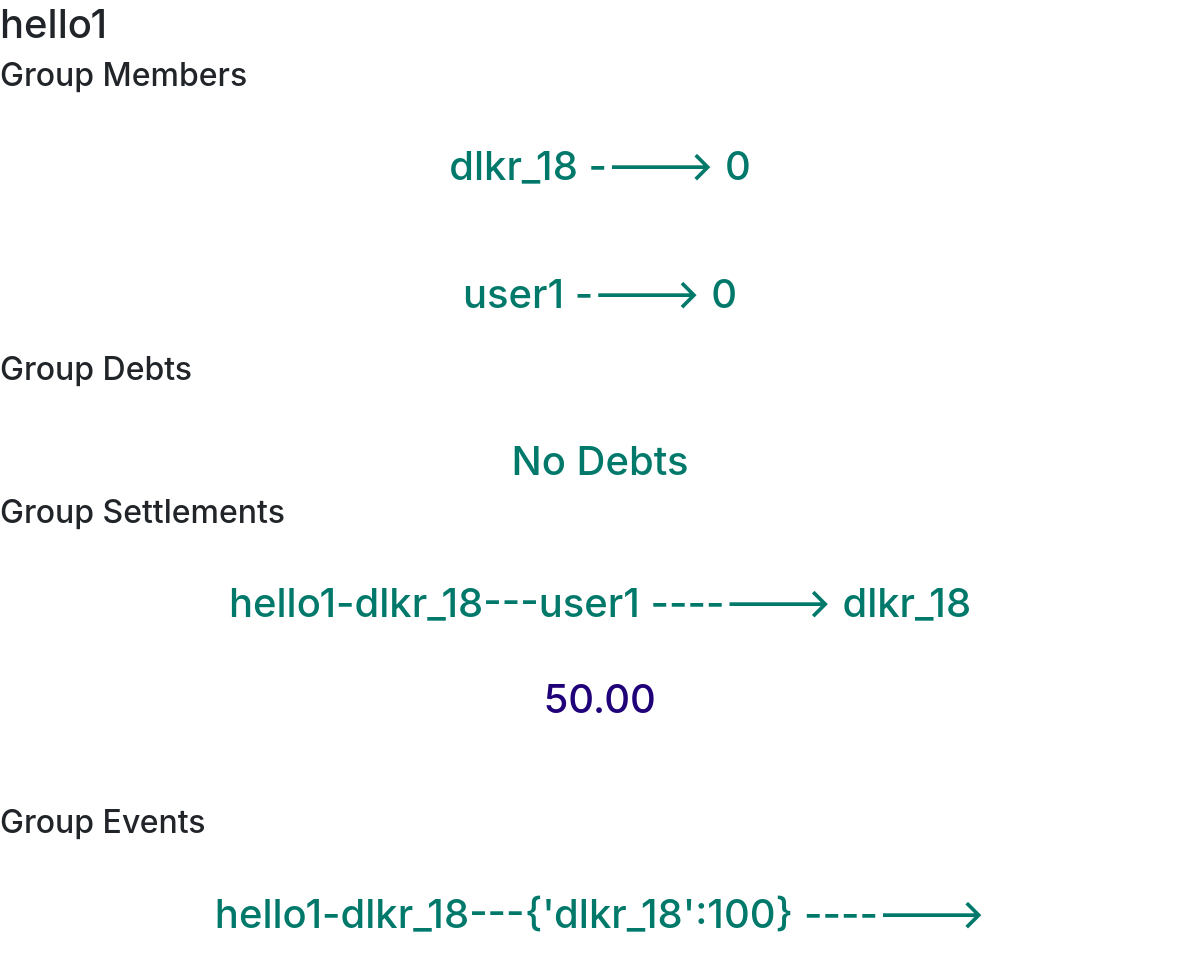
The page /core/groupInfo/36 on the database its author committed.
### core/models.py (models this page shows, shortened)
class Group(models.Model):
    groupName = models.CharField(max_length=128)
    groupAdmin = models.ForeignKey(settings.AUTH_USER_MODEL,default=1,on_delete=models.CASCADE)
    member = models.ForeignKey(User,on_delete=models.CASCADE, related_name="member")

class settlement(models.Model):
    groupName = models.CharField(max_length=128)
    groupAdmin = models.ForeignKey(User,on_delete=models.CASCADE, related_name="SettleAdmin",default=1)
    user1 = models.ForeignKey(User,on_delete=models.CASCADE, related_name="user1settlement")
    user2 = models.ForeignKey(User,on_delete=models.CASCADE, related_name="user2settlement")
    amount = models.DecimalField(max_digits=15, decimal_places=2)
    done_at = models.DateTimeField(auto_now_add=True)

class Event(models.Model):
    groupName = models.CharField(max_length=128)
    groupAdmin = models.ForeignKey(User,on_delete=models.CASCADE, related_name="EventAdmin",default=1)
    created_by = models.ForeignKey(settings.AUTH_USER_MODEL,default=1,on_delete=models.CASCADE)
    payers = models.CharField(max_length=256)
    bearers = models.CharField(max_length=256)
    description = models.CharField(max_length=256)
    created_at = models.DateTimeField(auto_now_add=True)
    eventType = models.CharField(max_length=9,choices=EVENT_TYPE_CHOICES,default="equal")

### core/views.py (the view)
# urls.py: path('groupInfo/<pk>',views.groupInfo, name='groupInfo'),
def groupInfo(request,pk):
    group = Group.objects.get(id = pk)
    group_name = group.groupName
    group_admin = group.groupAdmin
    members  = []
    members.append(group_admin)
    member_objects = Group.objects.filter(groupName = group_name,groupAdmin = group_admin)
    for mem in member_objects:
        members.append(mem.member)
    group_debts = Debt.objects.filter(groupName = group_name,groupAdmin = group_admin)
    group_personal_debts = {}
    for member in members:
        total=0
        person_debts_as_user1 = Debt.objects.filter(groupName = group_name,groupAdmin = group_admin,user1=member)
        person_debts_as_user2 =Debt.objects.filter(groupName = group_name,groupAdmin = group_admin,user2=member)
        for debt in person_debts_as_user1:
            total=total-float(debt.amount)
        for debt in person_debts_as_user2:
            total=total+float(debt.amount)
        group_personal_debts[member.username] = total
    group_settlements = settlement.objects.filter(groupName = group_name,groupAdmin = group_admin)
    group_events = Event.objects.filter(groupName = group_name,groupAdmin = group_admin)
    return render(request,'core/groupInfo.html',{'group_name':group_name,'group_admin':group_admin,'members':members,'group_personal_debts':group_personal_debts,'group_debts':group_debts,'group_settlements':group_settlements,'group_events':group_events})

### core/templates/core/groupInfo.html (shortened to what this page needs)
{% extends 'core/base_user.html' %}
{% block content %}
    <h1>{{group_name}}</h1>
    <h2>Group Members</h2>
    {%if members%}
    {% for key, value in group_personal_debts.items %}
        <h1 class='mt-5' style="text-align:center; color:#00796b;">{{key}} ----> {{ value }}</h1>
          <br>
          {% endfor %}
          {%else%}
           <h1 class='mt-5' style="text-align:center; color:#00796b;" >No Members</h1>
    {%endif%}
    <h2> Group Debts </h2>
    {%if group_debts%}
        {% for debt in group_debts %}
        <h1 class='mt-5' style="text-align:center; color:#00796b;">{{debt.groupName}}-{{debt.groupAdmin.username}}---{{debt.user1.username}} -------> {{debt.user2.username}} </h1>
        {%if debt.amount > 0%}
        <h1 class='mt-5' style="text-align:center; color:#200079;">{{debt.amount}}</h1>
        {%else%}
        <h1 class='mt-5' style="text-align:center; color:#ce3434;">{{debt.amount}}</h1>
        {%endif%}
        <a href="{% url 'core:settle' debt.pk %}" class='btn btn-success btn-sm '>Pay</a>
          <br><br><br>
          {% endfor %}
          {%else%}
           <h1 class='mt-5' style="text-align:center; color:#00796b;" >No Debts</h1>
    {%endif%}
    <h2>Group Settlements</h2>
    {%if group_settlements%}
        {% for debt in group_settlements %}
        <h1 class='mt-5' style="text-align:center; color:#00796b;">{{debt.groupName}}-{{debt.groupAdmin.username}}---{{debt.user1.username}} -------> {{debt.user2.username}} </h1>
        {%if debt.amount > 0%}
        <h1 class='mt-5' style="text-align:center; color:#200079;">{{debt.amount}}</h1>
        {%else%}
        <h1 class='mt-5' style="text-align:center; color:#ce3434;">{{debt.amount}}</h1>
        {%endif%}
          <br><br><br>
          {% endfor %}
          {%else%}
           <h1 class='mt-5' style="text-align:center; color:#00796b;" >No Settlements</h1>
    {%endif%}
    <h2>Group Events</h2>
    {%if group_events%}
        {% for event in group_events %}
        <h1 class='mt-5' style="text-align:center; color:#00796b;">{{event.groupName}}-{{event.groupAdmin.username}}---{{event.payers}} -------> {{debt.bearers}} </h1>
          <br><br><br>
          {% endfor %}
          {%else%}
           <h1 class='mt-5' style="text-align:center; color:#00796b;" >No Events</h1>
    {%endif%}
{% endblock %}

### rows shown on the page
Group: groupName "hello1"
settlement: groupName "hello1", groupAdmin.username "dlkr_18", user1.username "user1", user2.username "dlkr_18", amount "50.00"
Event: groupName "hello1", groupAdmin.username "dlkr_18", payers "{'dlkr_18':100}"

### other values the page prints
{{ key }} "dlkr_18" "user1"
{{ value }} "0" "0"
